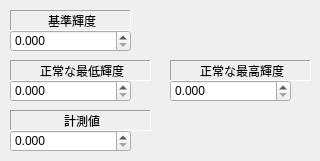
     <widget class="QWidget" name="B">
      <attribute name="title">
       <string>B</string>
      </attribute>
      <widget class="QDoubleSpinBox" name="doubleSpinBoxValueLightWholeB">
       <property name="geometry">
        <rect>
         <x>10</x>
         <y>130</y>
         <width>121</width>
         <height>22</height>
        </rect>
       </property>
       <property name="decimals">
        <number>3</number>
       </property>
       <property name="maximum">
        <double>1000.999000000000024</double>
       </property>
      </widget>
      <widget class="QLabel" name="label_51">
       <property name="geometry">
        <rect>
         <x>10</x>
         <y>10</y>
         <width>121</width>
         <height>21</height>
        </rect>
       </property>
       <property name="frameShape">
        <enum>QFrame::Panel</enum>
       </property>
       <property name="frameShadow">
        <enum>QFrame::Sunken</enum>
       </property>
       <property name="text">
        <string>基準輝度</string>
       </property>
       <property name="alignment">
        <set>Qt::AlignCenter|Qt::AlignHCenter|Qt::AlignLeading|Qt::AlignLeft|Qt::AlignVCenter</set>
       </property>
      </widget>
      <widget class="QDoubleSpinBox" name="doubleSpinBoxLowLightWholeB">
       <property name="geometry">
        <rect>
         <x>10</x>
         <y>80</y>
         <width>121</width>
         <height>22</height>
        </rect>
       </property>
       <property name="decimals">
        <number>3</number>
       </property>
       <property name="maximum">
        <double>1000.999000000000024</double>
       </property>
      </widget>
      <widget class="QLabel" name="label_52">
       <property name="geometry">
        <rect>
         <x>10</x>
         <y>60</y>
         <width>141</width>
         <height>21</height>
        </rect>
       </property>
       <property name="frameShape">
        <enum>QFrame::Panel</enum>
       </property>
       <property name="frameShadow">
        <enum>QFrame::Sunken</enum>
       </property>
       <property name="text">
        <string>正常な最低輝度</string>
       </property>
       <property name="alignment">
        <set>Qt::AlignCenter|Qt::AlignHCenter|Qt::AlignLeading|Qt::AlignLeft|Qt::AlignVCenter</set>
       </property>
      </widget>
      <widget class="QDoubleSpinBox" name="doubleSpinBoxRegLightWholeB">
       <property name="geometry">
        <rect>
         <x>10</x>
         <y>30</y>
         <width>121</width>
         <height>22</height>
        </rect>
       </property>
       <property name="decimals">
        <number>3</number>
       </property>
       <property name="maximum">
        <double>1000.999000000000024</double>
       </property>
      </widget>
      <widget class="QLabel" name="label_53">
       <property name="geometry">
        <rect>
         <x>10</x>
         <y>110</y>
         <width>141</width>
         <height>21</height>
        </rect>
       </property>
       <property name="frameShape">
        <enum>QFrame::Panel</enum>
       </property>
       <property name="frameShadow">
        <enum>QFrame::Sunken</enum>
       </property>
       <property name="text">
        <string>計測値</string>
       </property>
       <property name="alignment">
        <set>Qt::AlignCenter|Qt::AlignHCenter|Qt::AlignLeading|Qt::AlignLeft|Qt::AlignVCenter</set>
       </property>
      </widget>
      <widget class="QDoubleSpinBox" name="doubleSpinBoxHighLightWholeB">
       <property name="geometry">
        <rect>
         <x>170</x>
         <y>80</y>
         <width>121</width>
         <height>22</height>
        </rect>
       </property>
       <property name="decimals">
        <number>3</number>
       </property>
       <property name="maximum">
        <double>1000.999000000000024</double>
       </property>
      </widget>
      <widget class="QLabel" name="label_54">
       <property name="geometry">
        <rect>
         <x>170</x>
         <y>60</y>
         <width>141</width>
         <height>21</height>
        </rect>
       </property>
       <property name="frameShape">
        <enum>QFrame::Panel</enum>
       </property>
       <property name="frameShadow">
        <enum>QFrame::Sunken</enum>
       </property>
       <property name="text">
        <string>正常な最高輝度</string>
       </property>
       <property name="alignment">
        <set>Qt::AlignCenter|Qt::AlignHCenter|Qt::AlignLeading|Qt::AlignLeft|Qt::AlignVCenter</set>
       </property>
      </widget>
     </widget>
